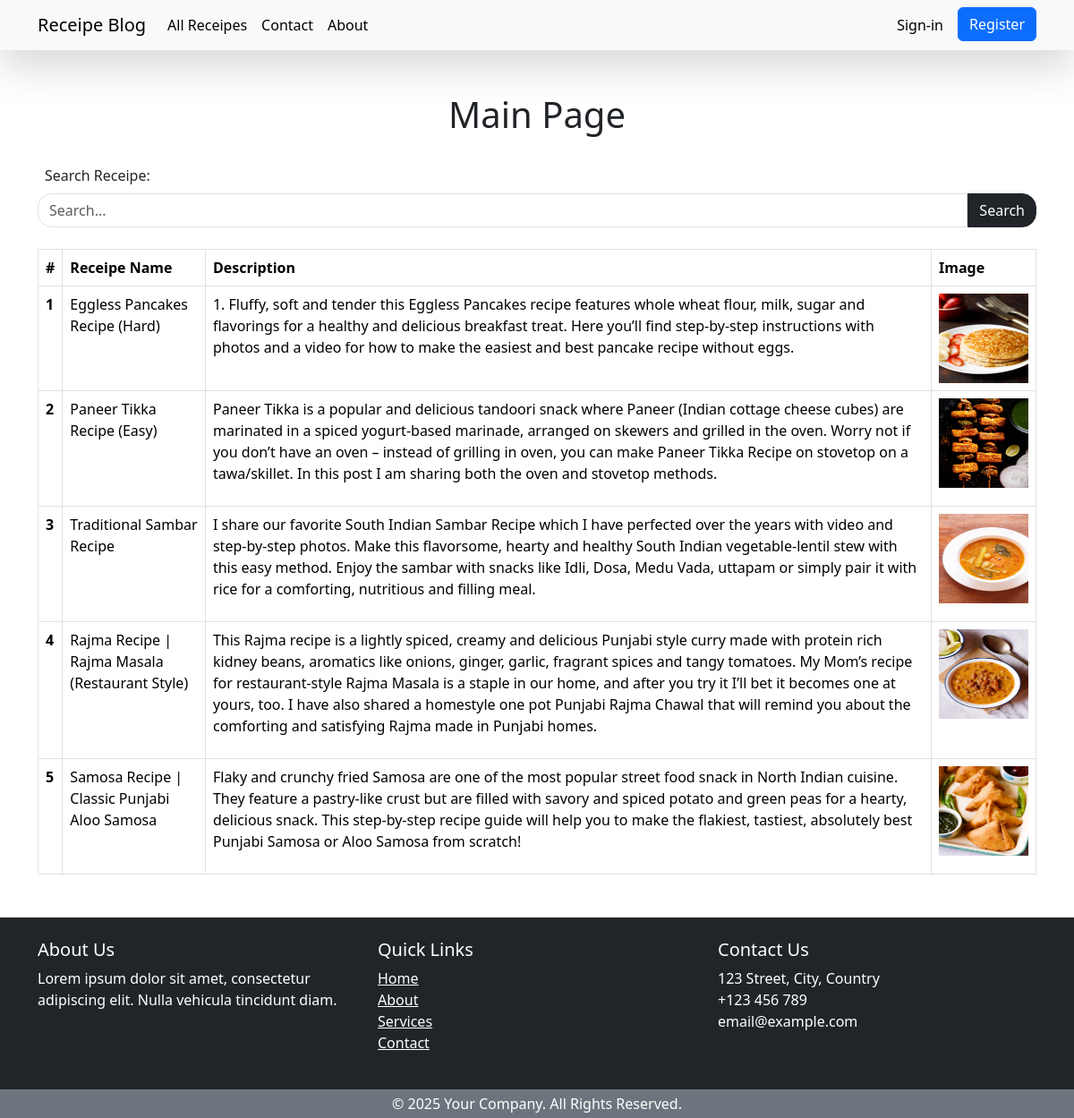
The app's page /, older data.
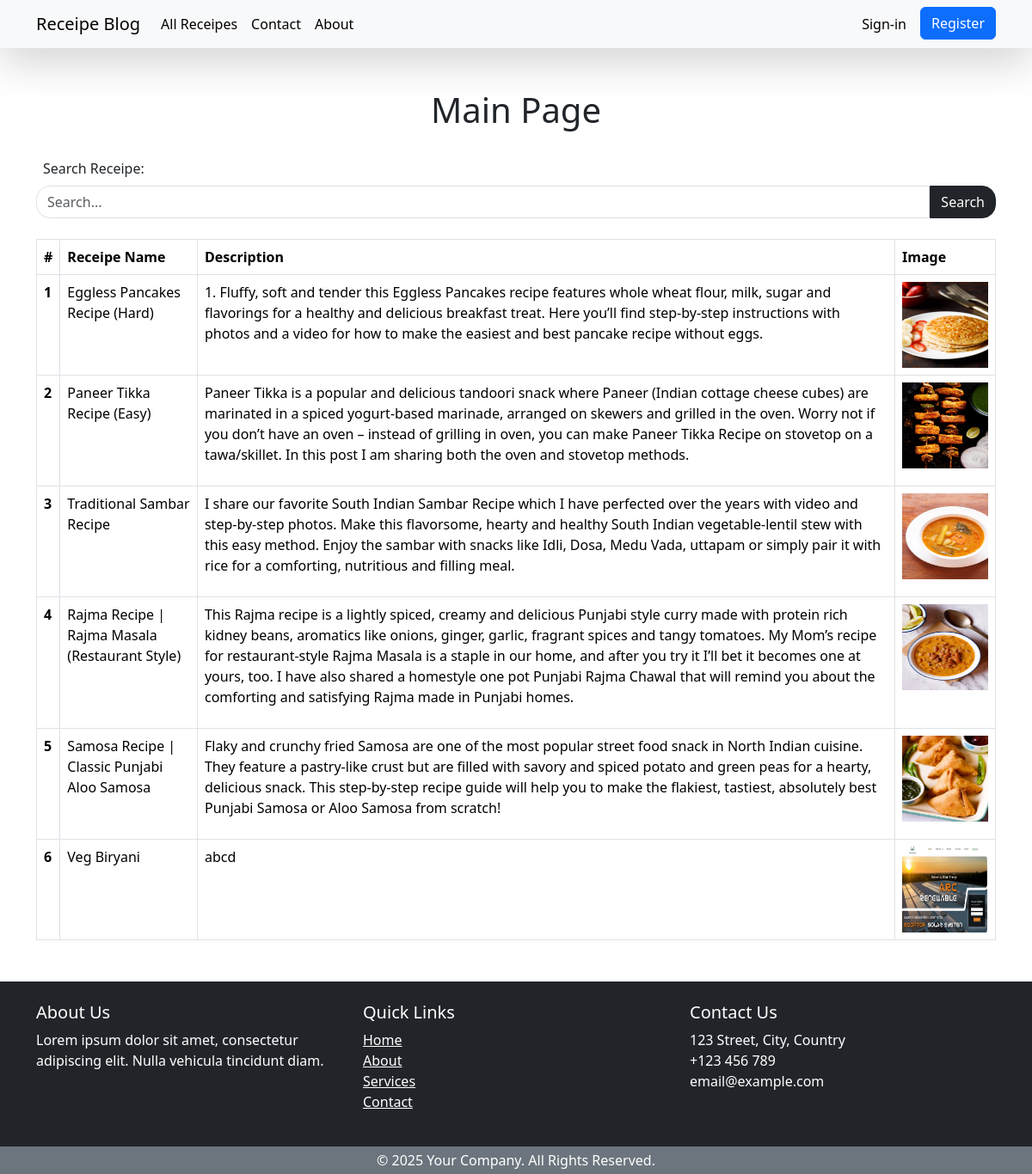
The same page, newer data.
### recipeProject/models.py (models this page shows)
class Receipe(models.Model):
    user = models.ForeignKey(User, on_delete=models.SET_NULL, null=True, blank=True)
    receipe_name = models.CharField(max_length=100)
    receipe_desc = models.TextField()
    receipe_image = models.ImageField(upload_to="receipe/")

### basic_setup_01/views.py (the view)
# urls.py: path('', views.main, name='main'),
def main(request):
    queryset = Receipe.objects.all()
    context = {'receipes': queryset}
    if request.GET.get("search"):
        search = request.GET.get("search")
        queryset = queryset.filter(receipe_name__icontains = search)
        context = {'receipes': queryset, 'search':True}
    return render(request, 'main.html', context)

### templates/main.html (shortened to what this page needs)
{% extends "layout.html" %}
{% block content %}
    <div class="container mt-5" >
        <div class="d-flex justify-content-center mt-4">
            <h1>Main Page</h1>
        </div>
        <form class="mt-4">
            <label for="search_receipe" class="form-label ps-2">Search Receipe:</label>
            <div class="d-flex">
                <input name='search' type="text" class="form-control rounded-4 rounded-end-0" id="search_receipe" placeholder={{search}}"Search...">
                <button type='submit' class='btn btn-dark rounded-4 rounded-start-0'>Search</button>
            </div>
        </form>
        <table class="table table-bordered mt-4">
            <thead>
              <tr>
                <th scope="col">#</th>
                <th scope="col">Receipe Name</th>
                <th scope="col">Description</th>
                <th scope="col">Image</th>
              </tr>
            </thead>
            <tbody>
            {% for receipe in receipes  %}
              <tr>
                <th scope="row">{{forloop.counter}}</th>
                <td>{{receipe.receipe_name}}</td>
                <td>
                    <p>{{receipe.receipe_desc}}</p>
                </td>
                <td>
                    <img src="/receipe/media/{{receipe.receipe_image}}" width="100px" height="100px">
                </td>
              </tr>
            {% endfor %}
            </tbody>
          </table>
    </div>
{% endblock content %}

### templates/layout.html (shortened to what this page needs)
{% load static %}
<!DOCTYPE html>
<html lang="en">
<head>
    <link rel="stylesheet" href="/staticfiles/css/bootstrap.min.css">
    <link rel="stylesheet" href="/staticfiles/icons/bootstrap-icons.css">
</head>
<body>
    {% include "navbar.html" %}
    {% block content %}{% endblock %}
    {% include "footer.html" %}
</body>
</html>

### templates/navbar.html (shortened to what this page needs)
{% load static %}
<!DOCTYPE html>
<html lang="en">
<head>
    <link rel="stylesheet" href="{% static 'css/bootstrap.min.css' %}">
    <link rel="stylesheet" href="{% static 'icons/bootstrap-icons.css' %}">
</head>
<body>
    <nav class="navbar navbar-expand-lg bg-body-tertiary sticky-top shadow-lg">
        <div class="container">
          <a class="navbar-brand" href="/">Receipe Blog</a>
          <div class="collapse navbar-collapse" id="navbarSupportedContent">
            <ul class="navbar-nav me-auto mb-2 mb-lg-0">
              {% if request.user.is_authenticated %}
                <li class="nav-item ">
                    <a class="nav-link active" href="/receipe/user/{{request.user}}">Your Receipes</a>
                </li>
                <li class="nav-item">
                  <a class="nav-link active" href="/receipe/add-receipe">Add Receipe</a>
                </li>
                {% else %}
                <li class="nav-item">
                  <a class="nav-link active" href="/">All Receipes</a>
                </li>
                {% endif %}
                <li class="nav-item">
                  <a class="nav-link active" aria-current="page" href="/home/contact">Contact</a>
                </li>
                <li class="nav-item">
                    <a class="nav-link active" aria-current="page" href="/home/about">About</a>
                </li>
            </ul>
            <ul class="navbar-nav gap-2">
              {% if request.user.is_authenticated %}
                <li class="nav-item">
                  <P class="nav-link active" href="#">
                    <i class="bi bi-person-circle pe-2"></i>
                    {{request.user}}
                  </P>
                </li>
                <li class="nav-item">
                  <a class="btn btn-primary" href="/auth/signout">Logout</a>
                </li>
              {% else %}
                <li class="nav-item">
                  <a class="nav-link active" href="/auth/signin">Sign-in</a>
                </li>
                <li class="nav-item">
                    <a class="btn btn-primary" href="/auth/signup">Register</a>
                </li>
              {% endif %}
            </ul>
          </div>
        </div>
      </nav>
</body>
</html>

### templates/footer.html (shortened to what this page needs)
{% load static %}
<!DOCTYPE html>
<html lang="en">
  <head>
    <link rel="stylesheet" href="{% static 'css/bootstrap.min.css' %}" />
    <link rel="stylesheet" href="{% static 'icons/bootstrap-icons.css' %}" />
  </head>
  <body>
    <footer class="bg-dark text-white mt-5">
      <div class="container">
        <div class="row py-4">
          <div class="col-md-4">
            <h5>About Us</h5>
            <p>
              Lorem ipsum dolor sit amet, consectetur adipiscing elit. Nulla
              vehicula tincidunt diam.
            </p>
          </div>
          <div class="col-md-4">
            <h5>Quick Links</h5>
            <ul class="list-unstyled">
              <li><a href="#" class="text-white">Home</a></li>
              <li><a href="#" class="text-white">About</a></li>
              <li><a href="#" class="text-white">Services</a></li>
              <li><a href="#" class="text-white">Contact</a></li>
            </ul>
          </div>
          <div class="col-md-4">
            <h5>Contact Us</h5>
            <ul class="list-unstyled">
              <li>
                 123 Street, City, Country
              </li>
              <li> +123 456 789</li>
              <li> email@example.com</li>
            </ul>
          </div>
        </div>
      </div>
      <div class="bg-secondary text-center py-1">
        <p class="mb-0">© 2025 Your Company. All Rights Reserved.</p>
      </div>
    </footer>
  </body>
</html>

Row changes from the older to the newer data that the page shows:
added Receipe: receipe_name "Veg Biryani", receipe_desc "abcd", receipe_image (picture)
